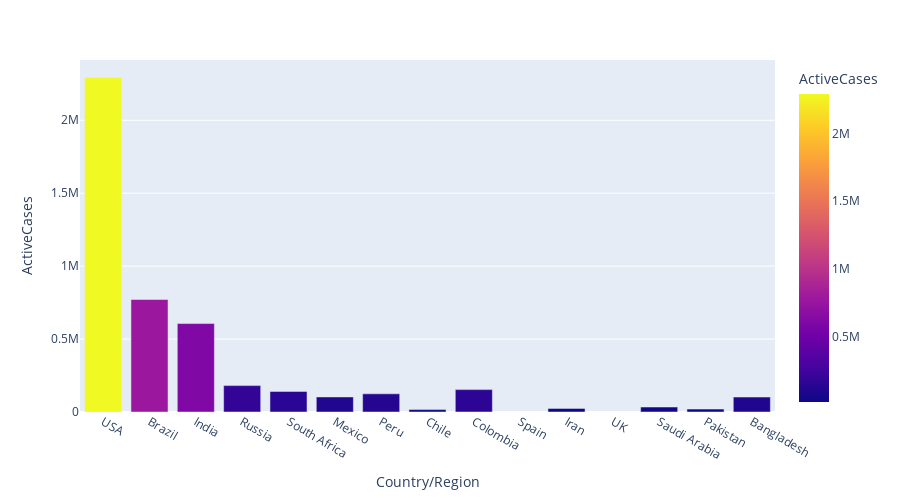

The code cell stored with this chart in its notebook:
### Code cell
px.bar(covid.head(15),x='Country/Region',y='ActiveCases',height=500,hover_data=['Country/Region','Continent'],color='ActiveCases')

### Figure 1 — Plotly figure (JSON) as saved in the notebook; plotly's stock layout.template omitted (floating-point values rounded to 4 significant figures)
{"data": [{"customdata": [["North America"], ["South America"], ["Asia"], ["Europe"], ["Africa"], ["North America"], ["South America"], ["South America"], ["South America"], ["Europe"], ["Asia"], ["Europe"], ["Asia"], ["Asia"], ["Asia"]], "hovertemplate": "Country/Region=%{x}<br>ActiveCases=%{marker.color}<br>Continent=%{customdata[0]}<extra></extra>", "legendgroup": "", "marker": {"color": [2293000.0, 771300.0, 606400.0, 180900.0, 141300.0, 103300.0, 124600.0, 16610.0, 153400.0, NaN, 24680.0, NaN, 34080.0, 19770.0, 102500.0], "coloraxis": "coloraxis", "pattern": {"shape": ""}}, "name": "", "orientation": "v", "showlegend": false, "textposition": "auto", "type": "bar", "x": ["USA", "Brazil", "India", "Russia", "South Africa", "Mexico", "Peru", "Chile", "Colombia", "Spain", "Iran", "UK", "Saudi Arabia", "Pakistan", "Bangladesh"], "xaxis": "x", "y": [2293000.0, 771300.0, 606400.0, 180900.0, 141300.0, 103300.0, 124600.0, 16610.0, 153400.0, NaN, 24680.0, NaN, 34080.0, 19770.0, 102500.0], "yaxis": "y"}], "layout": {"barmode": "relative", "coloraxis": {"colorbar": {"title": {"text": "ActiveCases"}}, "colorscale": [[0, "#0d0887"], [0.1111, "#46039f"], [0.2222, "#7201a8"], [0.3333, "#9c179e"], [0.4444, "#bd3786"], [0.5556, "#d8576b"], [0.6667, "#ed7953"], [0.7778, "#fb9f3a"], [0.8889, "#fdca26"], [1, "#f0f921"]]}, "height": 500, "legend": {"tracegroupgap": 0}, "margin": {"t": 60}, "xaxis": {"anchor": "y", "domain": [0, 1], "title": {"text": "Country/Region"}}, "yaxis": {"anchor": "x", "domain": [0, 1], "title": {"text": "ActiveCases"}}}}
